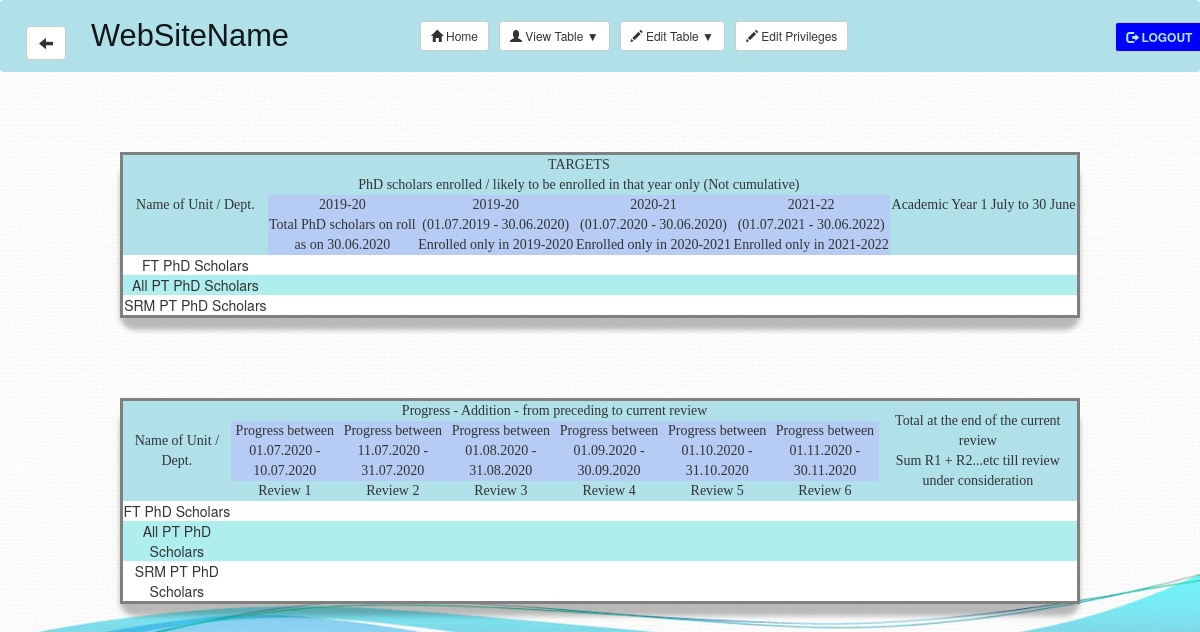
Before: /displaytable.php?branch=cse (signed in) with the older database file.
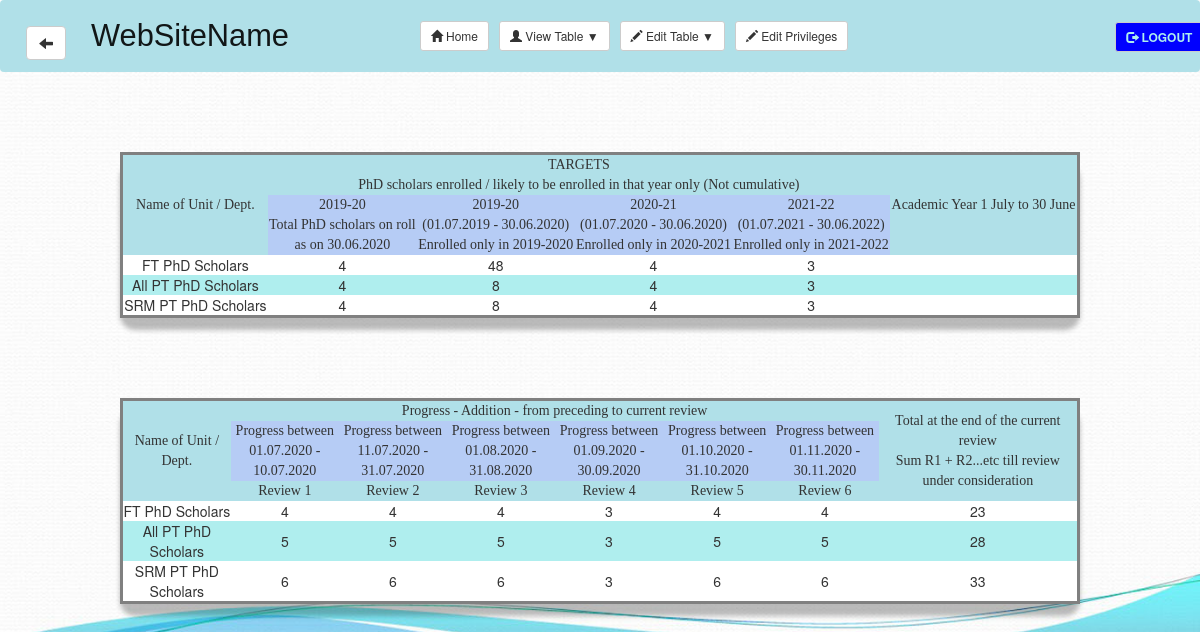
After: the same page with the newer database file.
### tables this page shows
CREATE TABLE `cse` (
  `dept_name` text NOT NULL,
  `enrolled_on_30.06` int(1) NOT NULL,
  `enrolled_on_19-20` int(1) NOT NULL,
  `enrolled_on_20-21` int(1) NOT NULL,
  `enrolled_on_21-22` int(1) NOT NULL,
  `review_1` int(1) NOT NULL,
  `review_2` int(1) NOT NULL,
  `review_3` int(1) NOT NULL,
  `review_4` int(1) NOT NULL,
  `review_5` int(1) NOT NULL,
  `review_6` int(1) NOT NULL,
  `sum` int(1) NOT NULL
);

### displaytable.php (the view, shortened to what this page needs)
<?php include 'config.php';
include 'navbar.php';
$branch = $_GET['branch']; ?>
<!DOCTYPE html>
<html>
<head>
			<link rel="stylesheet" type="text/css" href= "stylesheets/table.css">
			<link rel="stylesheet" type="text/css" href= "stylesheets/font.css">
</head>
<body>
	 <table>
			<tr class="head">
				 <td rowspan="3">Name of Unit / Dept.</th>
				 <td colspan="4">TARGETS</td>
				 <td rowspan="3">Academic Year 1 July to 30 June</td>
			</tr>
			<tr class="head1">
				<td colspan="4">PhD scholars enrolled / likely to be enrolled in that
					year only (Not cumulative)</td>
			</tr>
			<tr class="head2">
				 <td>2019-20 <br> Total PhD scholars on roll <br> as on 30.06.2020</td>
				 <td>2019-20 <br> (01.07.2019 - 30.06.2020) <br> Enrolled only in 2019-2020</td>
				 <td>2020-21 <br> (01.07.2020 - 30.06.2020) <br> Enrolled only in 2020-2021</td>
				 <td>2021-22 <br> (01.07.2021 - 30.06.2022) <br> Enrolled only in 2021-2022</td>
			</tr>
			<tr class="odd">
				<td>FT PhD Scholars</td>
				<?php $sql = "SELECT *  FROM `$branch` WHERE `dept_name` = 'FT PhD'";
				$retval = mysqli_query($conn, $sql);
				$row = mysqli_fetch_assoc($retval);
				echo '<td>'.$row['enrolled_on_30.06'].'</td>';
				echo '<td>'.$row['enrolled_on_19-20'].'</td>';
				echo '<td>'.$row['enrolled_on_20-21'].'</td>';
				echo '<td>'.$row['enrolled_on_21-22'].'</td>'; ?>
				 <td></td>
			</tr>
			<tr class="even">
				<td>All PT PhD Scholars</td>
				<?php $sql = "SELECT *  FROM `$branch` WHERE `dept_name` = 'PT PhD'";
				$retval = mysqli_query($conn, $sql);
				$row = mysqli_fetch_assoc($retval);
				echo '<td>'.$row['enrolled_on_30.06'].'</td>';
				echo '<td>'.$row['enrolled_on_19-20'].'</td>';
				echo '<td>'.$row['enrolled_on_20-21'].'</td>';
				echo '<td>'.$row['enrolled_on_21-22'].'</td>'; ?>
				 <td></td>
			</tr>
			<tr class="odd">
				<td>SRM PT PhD Scholars</td>
				<?php $sql = "SELECT *  FROM `$branch` WHERE `dept_name` = 'SRM PT PhD'";
				$retval = mysqli_query($conn, $sql);
				$row = mysqli_fetch_assoc($retval);
				echo '<td>'.$row['enrolled_on_30.06'].'</td>';
				echo '<td>'.$row['enrolled_on_19-20'].'</td>';
				echo '<td>'.$row['enrolled_on_20-21'].'</td>';
				echo '<td>'.$row['enrolled_on_21-22'].'</td>'; ?>
				<td></td>
			</tr>
	 </table>
	 <table>
		 <tr class="head">
			 <td rowspan="3">Name of Unit / Dept.</td>
			 <td colspan="6"> Progress - Addition - from preceding to current review</td>
			 <td rowspan="3">Total at the end of the current review <br>
				 Sum R1 + R2...etc till review under consideration</td>
		 </tr>
		 <tr class="head2">
			 <td>Progress between <br> 01.07.2020 - 10.07.2020</td>
			 <td>Progress between <br> 11.07.2020 - 31.07.2020</td>
			 <td>Progress between <br> 01.08.2020 - 31.08.2020</td>
			 <td>Progress between <br> 01.09.2020 - 30.09.2020</td>
			 <td>Progress between <br> 01.10.2020 - 31.10.2020</td>
			 <td>Progress between <br> 01.11.2020 - 30.11.2020</td>
		 </tr>
		 <tr class="head1">
			 <td>Review 1</td>
			 <td>Review 2</td>
			 <td>Review 3</td>
			 <td>Review 4</td>
			 <td>Review 5</td>
			 <td>Review 6</td>
		 </tr>
		 <tr class="odd">
			 <td>FT PhD Scholars</td>
			 <?php $sql = "SELECT * FROM `$branch` WHERE `dept_name` = 'FT PhD'";
			 $retval = mysqli_query($conn, $sql);
			 $row=mysqli_fetch_assoc($retval);
			 echo '<td>'.$row['review_1'].'</td>';
			 echo '<td>'.$row['review_2'].'</td>';
			 echo '<td>'.$row['review_3'].'</td>';
			 echo '<td>'.$row['review_4'].'</td>';
			 echo '<td>'.$row['review_5'].'</td>';
			 echo '<td>'.$row['review_6'].'</td>';
			 echo '<td>'.$row['sum'].'</td>'; ?>
		 </tr>
		 <tr class="even">
			 <td>All PT PhD Scholars</td>
			 <?php $sql = "SELECT * FROM `$branch` WHERE `dept_name` = 'PT PhD'";
			 $retval = mysqli_query($conn, $sql);
			 $row=mysqli_fetch_assoc($retval);
			 echo '<td>'.$row['review_1'].'</td>';
			 echo '<td>'.$row['review_2'].'</td>';
			 echo '<td>'.$row['review_3'].'</td>';
			 echo '<td>'.$row['review_4'].'</td>';
			 echo '<td>'.$row['review_5'].'</td>';
			 echo '<td>'.$row['review_6'].'</td>';
			 echo '<td>'.$row['sum'].'</td>'; ?>
		 </tr>
		 <tr class="odd">
			 <td>SRM PT PhD Scholars</td>
			 <?php $sql = "SELECT * FROM `$branch` WHERE `dept_name` = 'SRM PT PhD'";
			 $retval = mysqli_query($conn, $sql);
			 $row=mysqli_fetch_assoc($retval);
			 echo '<td>'.$row['review_1'].'</td>';
			 echo '<td>'.$row['review_2'].'</td>';
			 echo '<td>'.$row['review_3'].'</td>';
			 echo '<td>'.$row['review_4'].'</td>';
			 echo '<td>'.$row['review_5'].'</td>';
			 echo '<td>'.$row['review_6'].'</td>';
			 echo '<td>'.$row['sum'].'</td>'; ?>
		 </tr>
	 </table>
</body>
</html>

### navbar.php (shortened to what this page needs)
<!DOCTYPE html>
<html>
<head>
	<link rel="stylesheet" type="text/css" href="https://stackpath.bootstrapcdn.com/bootstrap/4.5.0/css/bootstrap.min.css">
	<link rel="stylesheet" href="https://maxcdn.bootstrapcdn.com/bootstrap/3.4.1/css/bootstrap.min.css">
	<link rel="stylesheet" type="text/css" href= "stylesheets/navbar.css">
	<link rel="stylesheet" href="https://maxcdn.bootstrapcdn.com/bootstrap/3.4.1/css/bootstrap.min.css">
</head>
<body>
	<nav id = "a1" class="navbar navbar-expand-lg navbar-light bg-light" class="navbar navbar-inverse">
		<div class="container-fluid">
			<a class="navbar-brand"><button type="button" class="btn btn-default btn-default"
				onclick="window.history.back()"><span class="glyphicon glyphicon-arrow-left"
				aria-hidden="true"></span></button>
			</a>
			<div class="navbar-header">
				<a class="navbar-brand" id = "a2" >WebSiteName</a>
			</div>
			<div>&nbsp;&nbsp;&nbsp;&nbsp;&nbsp;&nbsp;&nbsp;&nbsp;&nbsp;&nbsp;&nbsp;&nbsp;
				&nbsp;&nbsp;&nbsp;&nbsp;&nbsp;&nbsp;&nbsp;&nbsp;&nbsp;</div>
			<div class="collapse navbar-collapse" id="navbarSupportedContent">
				<ul class="navbar-nav mr-auto">
					<?php if ($_SESSION['role'] == 'admin') {
						echo "<li class='nav-item active'>";
							echo "<a class='nav-link' href='home.php'><button type='button'";
							echo "class='btn btn-default btn-sm'><span class='glyphicon glyphicon-home'";
							echo "aria-hidden='true'></span> Home</button></a>";
						echo "</li>";
					} ?>
					<?php if ($_SESSION['role'] != 'admin') {
						echo "<li class='nav-item active'>";
						echo "<a class='nav-link' href='displaytable.php?branch=".$_SESSION['branch']."'><button type='button' class='btn btn-default btn-sm'>";
						echo "<span class='glyphicon glyphicon-user' aria-hidden='true'></span> View Table";
						echo "</button> </a>";
						echo "</li>";
					}
					else {
						echo "<li class='nav-item dropdown'>";
							echo "<a class='nav-link' id='navbarDropdown'";
							 echo "role='button' data-toggle='dropdown' aria-haspopup='true' aria-expanded='false'>";
							 echo "<button type='button' class='btn btn-default btn-sm'>";
								echo "<span class='glyphicon glyphicon-user' aria-hidden='true'></span> View Table &#9660;";
							 echo "</button>";
							echo "</a>";
						echo "</li>";
					} ?>
					<?php if ($_SESSION['role'] == 'editor') {
						echo "<li class='nav-item active'>";
						echo "<a class='nav-link' href='edittable.php?branch=".$_SESSION['branch']."'><button type='button' class='btn btn-default btn-sm'>";
						echo "<span class='glyphicon glyphicon-pencil' aria-hidden='true'></span> Edit Table";
						echo "</button> </a>";
						echo "</li>";
					}
					else if ($_SESSION['role'] == 'admin') {
						echo "<li class='nav-item dropdown'>";
							echo "<a class='nav-link' id='navbarDropdown'";
							 echo "role='button' data-toggle='dropdown' aria-haspopup='true' aria-expanded='false'>";
							 echo "<button type='button' class='btn btn-default btn-sm'>";
									echo "<span class='glyphicon glyphicon-pencil' aria-hidden='true'></span> Edit Table &#9660;";
								echo "</button>";
							echo "</a>";
						echo "</li>";
					} ?>
					<?php if ($_SESSION['role'] == 'admin') {
						echo "<li class='nav-item'>";
						echo "<a class='nav-link' href='usertable.php'><button type='button'";
						echo "class='btn btn-default btn-sm'>";
						echo "<span class='glyphicon glyphicon-pencil' aria-hidden='true'></span>";
						echo " Edit Privileges</button></a>";
						echo "</li>";
					} ?>
				</ul>
				<button type="button" class="btn btn-default btn-sm" onclick="document.location='logout.php'" id="logout">
					<span class="glyphicon glyphicon-log-out" aria-hidden="true"></span> LOGOUT
				</button>
			</div>
		</div>
	</nav>
</body>
</html>

### stylesheets/navbar.css (style rules this page uses)
#logout { position: absolute; top: 30%; left: 93%; background-color:blue; color:#AFEEEE; font-weight: 700; }
#a1 { background-color: #B0E0E8 !important; }
#a2 { font-family: 'Gill Sans', 'Gill Sans MT', Calibri, 'Trebuchet MS', sans-serif; font-size: 2.2em; }

### stylesheets/table.css (style rules this page uses)
table { width: 80%; margin-left: auto; margin-right: auto; margin-top: 80px; margin-bottom: 40px; border-style: solid; border-spacing: 3px; border-radius: 15px; text-align: center; box-shadow: 0 12px 5px rgba(32,32,32,.3); }
tr.odd { background-color: #FFFFFF; }
tr.even { background-color: #AFEEEE; }
tr.head { background-color: #B0E0E8; font-family: "Times New Roman", Times, serif; }
tr.head1 { background-color: #B0E0E8; font-family: "Times New Roman", Times, serif; }
tr.head2 { background-color: #B6CCF5; font-family: "Times New Roman", Times, serif; }
body { background-image: url("../images/image5.jpg"); background-size: cover; background-repeat: no-repeat; }

Changed rows visible on the page:
added cse: value "4", value "48", value "3", review_1 "4", review_2 "4", review_3 "4", review_4 "3", review_5 "4", review_6 "4", sum "23"
added cse: value "4", value "8", value "3", review_1 "5", review_2 "5", review_3 "5", review_4 "3", review_5 "5", review_6 "5", sum "28"
added cse: value "4", value "8", value "3", review_1 "6", review_2 "6", review_3 "6", review_4 "3", review_5 "6", review_6 "6", sum "33"
